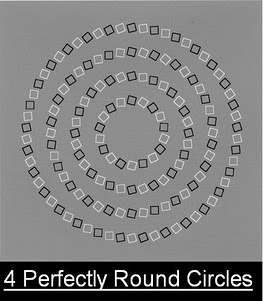
%> input picture circles.jpg, 263 x 301 px
$ octave im2text.m   (GNU Octave 9; MATLAB toolbox functions it lacks are replaced by stand-ins)
%> lines starting %> are read from the running program, lines starting %| are printed output that depends on the picture
%%
im_in = imread('circles.jpg');
%> im_in is the input picture: size 301x263x3 uint8; min 0, max 255, mean 126.6
%im_in = imrotate(im_in, 90);
im = imresize(im_in, [256 256]);
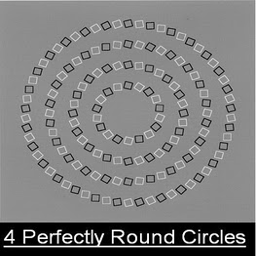
%> im: size 256x256x3 uint8; min 0, max 255, mean 126.7
im(:,:,1) = double(im(:,:,1))*7/255;
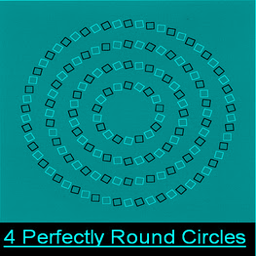
%> im: size 256x256x3 uint8; mean R, G, B 3.6, 126.7, 126.7
im(:,:,2) = double(im(:,:,2))*7/255;
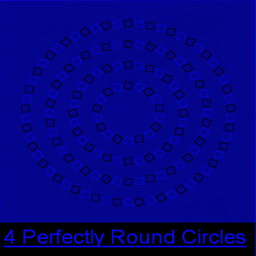
%> im: size 256x256x3 uint8; mean R, G, B 3.6, 3.6, 126.7
im(:,:,3) = double(im(:,:,3))*3/255;
im2 = im(:,:,1)+im(:,:,2)*8+im(:,:,3)*64;
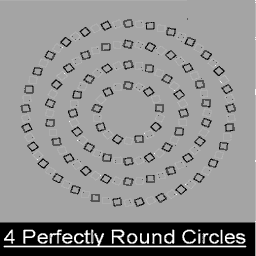
%> im2: size 256x256 uint8; min 0, max 255, mean 143.2
temph = fopen('temph.txt','w');

fprintf(temph,'%.2x\n', uint8(im2));
fclose(temph);
